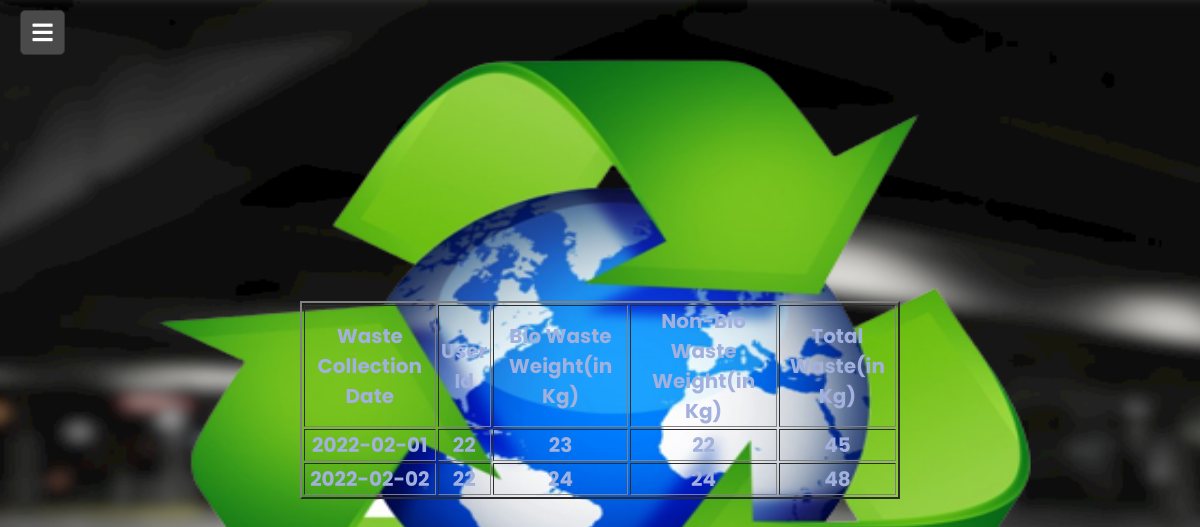
The page /dbms/forms/all_waste.php (signed in) on the database its author committed.
### tables this page shows
CREATE TABLE `waste_collected` (
  `user_id` int(11) NOT NULL,
  `w_date` date NOT NULL,
  `bio_weight` int(11) DEFAULT NULL,
  `non_bio_weight` int(11) DEFAULT NULL,
  `total_waste_weight` int(11) DEFAULT NULL
);

### dbms/forms/all_waste.php (the view, shortened to what this page needs)
<!DOCTYPE html>
<html lang="en">
<head>
    <link rel="stylesheet" href="all_waste.css">
    <link rel="stylesheet" href="https://cdnjs.cloudflare.com/ajax/libs/font-awesome/5.15.3/css/all.min.css"/>
</head>
<body>
<div class="wrapper">
         <label for="btn" class="menu-btn">
         <i class="fas fa-bars"></i>
         </label>
      </div>
      <div class="content">
         <div class="header">
         <table border='2'>
            <tr>
            <th>Waste Collection Date</th>
            <th>User Id</th>
            <th>Bio Waste Weight(in Kg)</th>
            <th>Non-Bio Waste Weight(in Kg)</th>
            <th>Total Waste(in Kg)</th>
            </tr>
      <?php
         include 'config.php';
         $query = "select * from waste_collected ";
         $data = mysqli_query($conn,$query);
         $total = mysqli_num_rows($data);
         if($total!=0)
         {
            while(($result=mysqli_fetch_assoc($data)))
            {
               echo "
               <tr>
               <td>".$result['w_date']."</td>
               <td>".$result['user_id']."</td>
               <td>".$result['bio_weight']."</td>
               <td>".$result['non_bio_weight']."</td>
               <td>".$result['total_waste_weight']."</td>
               </tr>
               ";
            }
         }
      ?>
         </div>
      </div>
</body>
</html>

### dbms/forms/all_waste.css (style rules this page uses)
* { margin: 0; padding: 0; box-sizing: border-box; font-family: 'Poppins', sans-serif; }
body { background: url(wm1.png) no-repeat center center fixed; background-size: 100% 100%; }
.header { color:rgb(161, 176, 221); }
.wrapper { height: 100%; width: 300px; position: relative; }
.wrapper .menu-btn { position: absolute; left: 20px; top: 10px; background: #4a4a4a; color: #fff; height: 45px; width: 45px; z-index: 9999; border: 1px solid #333; border-radius: 5px; cursor: pointer; display: flex; align-items: center; justify-content: center; transition: all 0.3s ease; }
.wrapper .menu-btn i { position: absolute; font-size: 23px; transition: all 0.3s ease; }
.content { position: absolute; top: 50%; left: 50%; transform: translate(-50%,-50%); color: #202020; z-index: -1; width: 50%; text-align: center; }
.content .header { font-size: 20px; font-weight: 700; }

### rows shown on the page
waste_collected: w_date "2022-02-01", user "22", bio_weight "23", non_bio_weight "22", total_waste_weight "45"
waste_collected: w_date "2022-02-02", user "22", bio_weight "24", non_bio_weight "24", total_waste_weight "48"
